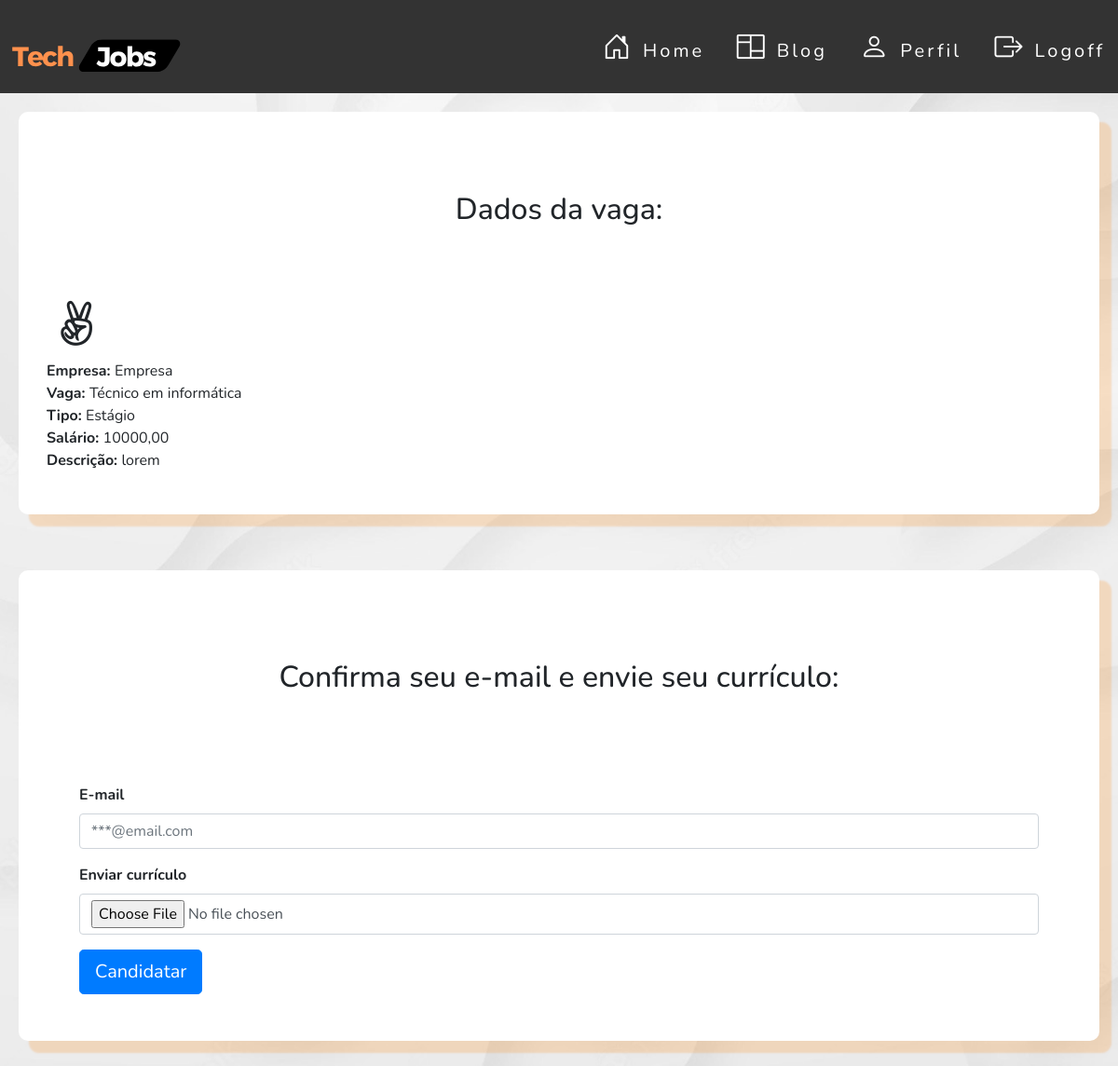
Before: /vaga/candidatar.php?id=2 (signed in) with the older database file.
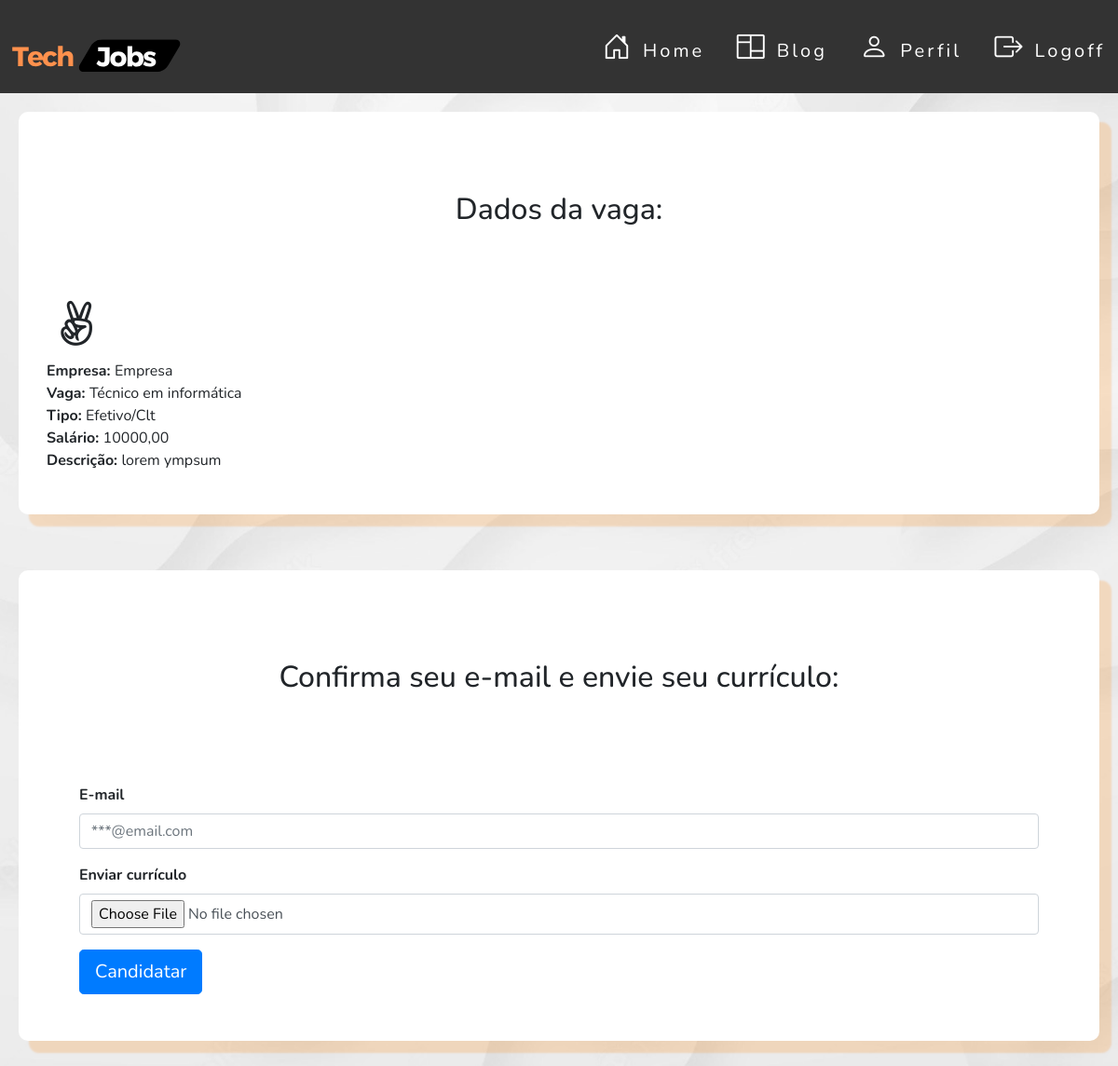
After: the same page with the newer database file.
### tables this page shows
CREATE TABLE `vaga` (
  `id` int NOT NULL,
  `nome` varchar(50) NOT NULL,
  `tipo` varchar(30) NOT NULL,
  `descricao` longtext NOT NULL,
  `salario` varchar(50) NOT NULL,
  `carga_horaria` varchar(100) NOT NULL,
  `data_publicacao` date NOT NULL,
  `data_expiracao` date NOT NULL,
  `usuario_id` int DEFAULT NULL
);

### src/database/conexao.php (called while the page is built)
<?php
class Conexao
{
    public static function getConexao()
    {
        try {
            return new PDO("mysql:host=127.0.0.1;dbname=techjobsdb", "root", "");
        } catch (\PDOException $e) {
            echo 'Error ao conectar com banco de dados. ' . $e->getMessage();
            return null;
        }
    }
}

### src/dao/vagadao.php (called while the page is built, shortened)
<?php
include_once __DIR__ . '/../database/conexao.php';
class  VagaDAO
{
    private $dbh;
    public function __construct()
    {
        $this->dbh = Conexao::getConexao();
    }
    public function getById($id)
    {
        $id = filter_input(INPUT_GET, 'id', FILTER_SANITIZE_SPECIAL_CHARS);
        $query = "SELECT * FROM vaga WHERE id = :id;";
        $stmt = $this->dbh->prepare($query);
        $stmt->bindParam(":id", $id);
        $stmt->execute();
        $row = $stmt->fetch(PDO::FETCH_BOTH);
        $this->dbh = null;
        return $row;
    }
    public function getUsuario($id, $nome)
    {
        $query = "SELECT vaga.id, vaga.usuario_id
                FROM vaga
                INNER JOIN usuario
                ON vaga.id=usuario.nome;";
        $stmt = $this->dbh->query($query);
        $row = $stmt->fetch();
        $this->dbh = null;
        return $row;
    }
}

### src/dao/usuariodao.php (called while the page is built, shortened)
<?php
include_once __DIR__ . '/../database/conexao.php';
class  UsuarioDAO
{
    private $dbh;
    public function __construct()
    {
        $this->dbh = Conexao::getConexao();
    }
    public function getById($id)
    {
        $query = "SELECT * FROM usuario WHERE id = :id";
        $stmt = $this->dbh->prepare($query);
        $stmt->bindParam(":id", $id);
        $stmt->execute();
        $row = $stmt->fetch(PDO::FETCH_BOTH);
        $this->dbh = null;
        return $row;
    }
    public function getByPerfilId($perfil_id)
    {
        $query = "SELECT * FROM usuario WHERE perfil_id = :perfil_id";
        $stmt = $this->dbh->prepare($query);
        $stmt->bindParam(":perfil_id", $perfil_id);
        $stmt->execute();
        $row = $stmt->fetch(PDO::FETCH_BOTH);
        $this->dbh = null;
        return $row;
    }
}

### vaga/candidatar.php (the view, shortened to what the changed rows need)
<?php
require_once __DIR__ . '/../src/dao/vagadao.php';
require_once __DIR__ . '/../src/dao/usuariodao.php';
$dao = new VagaDAO();
$vaga = $dao->getById('$id');
if (isset($_SESSION['usuario'])) {
    require_once __DIR__ . '/../layouts/headerlogin.php';
} else {
    require_once __DIR__ . '/../layouts/headerHome.php';
}
?>
<link rel="stylesheet" href="https://maxcdn.bootstrapcdn.com/bootstrap/4.0.0/css/bootstrap.min.css"
>
<link rel="stylesheet" href="https://cdn.jsdelivr.net/npm/bootstrap-icons@1.11.1/font/bootstrap-icons.css">
<link rel="stylesheet" href="../assets/css/style.css">
<link rel="stylesheet" href="https://cdn.jsdelivr.net/npm/bootstrap-icons@1.11.1/font/bootstrap-icons.css">
<section class="main-blog">
    <div class="main-blog-content1">
        <article>
            <div class="py-3 text-center" style="margin: 40px auto">
                <h2>Dados da vaga:</h2>
            </div>
            <div class="icon"><i class="fa fa-3x fa-angellist"></i></div>
            <div class="content" title="<?= $vaga[3] ?>">
                <?php
                $id = $vaga['usuario_id'];
                $dao1 = new UsuarioDAO();
                $usuario = $dao1->getById($id);
                ?>
                <?php echo '<strong>Empresa: </strong>' . $usuario[1]  ?><br>
                <?php echo '<strong>Vaga: </strong>' . $vaga[1] ?><br>
                <p><?php echo '<strong>Tipo: </strong> ' . $vaga[2] ?><br>
                    <?php echo '<strong>Salário: </strong> ' . $vaga[4] ?><br>
                    <?php echo '<strong>Descrição: </strong> ' . $vaga[3] ?>
                </p>
            </div>
        </article>
        <article>
            <div class="py-3 text-center" style="margin: 50px auto">
                <h2>Confirma seu e-mail e envie seu currículo: </h2>
            </div>
        </article>
    </div>
</section>

Changed rows visible on the page:
changed vaga "Técnico em informática": tipo "Estágio" → "Efetivo/Clt"; descricao "lorem" → "lorem ympsum"
